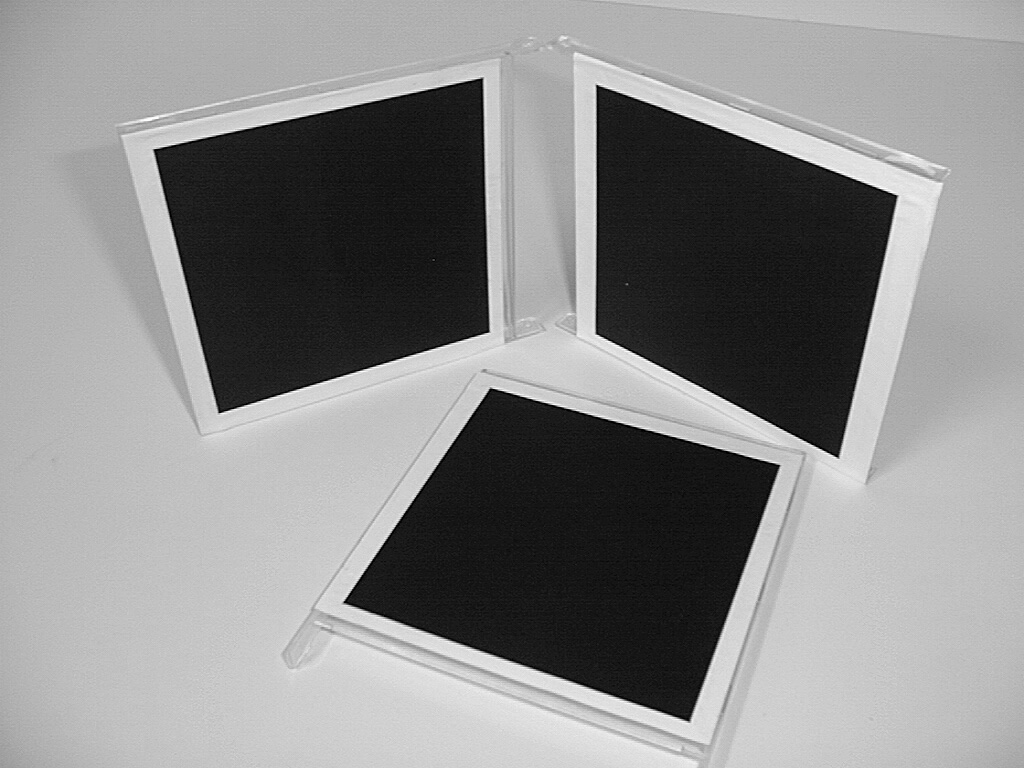
#> input picture HW4/Ori.jpg, 1024 x 768 px, found by its file name
$ jupyter execute DEMO__HW4-M11015Q03.ipynb
#> lines starting #> are read from the running program, lines starting #| are printed output that depends on the picture; after the words box and inside, x2 and y2 are one past the last pixel; in counts of white or black regions, pixels touching at a corner belong together
**NTUST course: Computer Vision and Applications (CI5336701, 2022 Spring)**

Description:

1. Write a program for determining the camera position from ONE given image and a known
structure. You may need to calculate the intrinsic and extrinsic parameters of the camera. No
lens distortion on this image. (choose your tools, ex. C++/C, openCV, Matlab).
2. In this image, there is one cube with 50 mm in length, width and height. The world coordinate
is on a corner and its x, y and z axes are on the edges as shown in the figure.

3. Please manually select 3 squares (rectangles, or known but non-degenerated shapes), then
determine their homography from them (real-dimension to image domain). Based on Zhang’s
method (or IAC), please calculate the intrinsic parameter of the camera.
4. In this assignment, there is NO need to read this image or detect features in your program. You
can use an image editor tool (ex. photoshop, XnView) for picking out the pixel coordinate
then copy text into your program.
5. Deliverable: There are three types of data you should provide:
1) Source code in C++/C or Matlab (or similar program with simple comment), being able to
print out intrinsic parameter.
2) (Optional) Execution file (.exe), if appliable.
3) One page note for showing the points you select in this image.
Please zip all your files, then upload to moodle2 (https://moodle2.ntust.edu.tw/) by due date.
6. Score evaluation:
1. 100% for determining K correctly.
2. Extra 25% bonus for calculating the camera position (relative to world coordinate).
Hint: Camera Position and Ground Truth (for your reference):

Page 2 of 2

The following data are not used in your homework#4. These are ONLY for verifying your result. Please
do NOT use any of these data in your program.
K matrix
892.613403 0.000000 518.500000
0.000000 892.613403 349.000000
0.000000 0.000000 1.000000
RT matrix
-0.346738 0.936377 -0.054507 -15.420745
0.447104 0.113917 -0.887199 4.205203
-0.824543 -0.331996 -0.458157 142.994766

# Ref Answer:
K matrix
892.613403, 0.000000, 518.500000
0.000000, 892.613403, 349.000000
0.000000, 0.000000, 1.000000

RT matrix
-0.346738 0.936377 -0.054507 -15.420745
0.447104 0.113917 -0.887199 4.205203
-0.824543 -0.331996 -0.458157 142.994766

# 讀取來源圖檔集

[cell 1]
from google.colab.patches import cv2_imshow
import numpy as np
import cv2
from google.colab import drive
drive.mount('/content/drive')
Hw4_Image_Ori_Path = '/content/drive/MyDrive/Course/11002/Computer Vision/HW4/Ori.jpg'
Hw4_Image_Result_Path = "/content/drive/MyDrive/Course/11002/Computer Vision/HW4/M11015Q03.jpg"
Ori_Imgae = cv2.imread(Hw4_Image_Ori_Path)
#> Ori_Imgae is the input picture: shape (768, 1024, 3); min 0, max 255, mean 139.1
cv2_imshow(Ori_Imgae)

[cell 2]
Shape_Coner = [[0.,0.],[0.,1.],[1.,1.],[1.,0.]]
Coner_Left = [[152.,149.],[218.,413.],[490.,332.],[482.,77.]]
Coner_Right = [[596.,84.],[596.,334.],[838.,458.],[898.,195.]]
Coner_Bottom = [[490.,387.],[343.,602.],[689.,722.],[780.,465.]]

# [4 lines of commented-out code are left out]

[cell 3]
Coner_Left = [[152,149],[218,413],[490,332],[482,77]]
Coner_Right = [[596,84],[596,334],[838,458],[898,195]]
Coner_Bottom = [[490,387],[343,602],[689,722],[780,465]]

# Center coordinates

# Radius of circle
radius = 2

# Blue color in BGR
color = (0, 0, 255)

# Line thickness of 2 px
thickness = 2

# Using cv2.circle() method
# Draw a circle with blue line borders of thickness of 2 px
#Circle_image = cv2.circle(Ori_Imgae, Coner_Left, radius, color, thickness)
Circle_image = Ori_Imgae
index = 0
for point in Coner_Left:
    Circle_image = cv2.circle(Ori_Imgae, tuple(point), radius, color, thickness)
    cv2.putText(Circle_image, str(index), tuple(point), cv2.FONT_HERSHEY_SIMPLEX,1, color, 1, cv2.LINE_AA)
    index+=1
#> Circle_image: shape (768, 1024, 3); mean B, G, R 139, 139, 139.1
#> after the loop, index = 4

for point in Coner_Right:
    Circle_image = cv2.circle(Ori_Imgae, tuple(point), radius, color, thickness)
    cv2.putText(Circle_image, str(index), tuple(point), cv2.FONT_HERSHEY_SIMPLEX,1, color, 1, cv2.LINE_AA)
    index+=1
#> this loop made 4 passes
#> pass 2, `Circle_image = cv2.circle(Ori_Imgae, tuple(point), radius, color, thic..`:
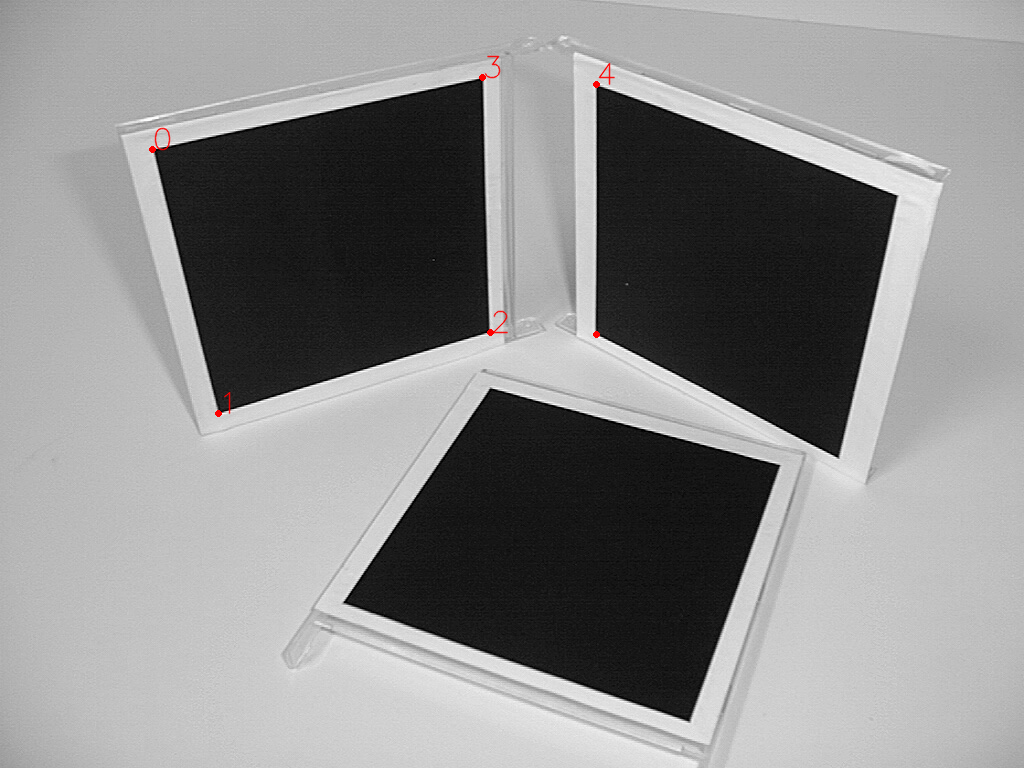
#> Circle_image: shape (768, 1024, 3); mean B, G, R 139, 139, 139.1
#> after the loop: Circle_image: shape (768, 1024, 3); mean B, G, R 138.9, 138.9, 139.2
#> after the loop, index = 8

for point in Coner_Bottom:
    Circle_image = cv2.circle(Ori_Imgae, tuple(point), radius, color, thickness)
    cv2.putText(Circle_image, str(index), tuple(point), cv2.FONT_HERSHEY_SIMPLEX,1, color, 1, cv2.LINE_AA)
    index+=1
#> this loop made 4 passes
#> pass 3, `Circle_image = cv2.circle(Ori_Imgae, tuple(point), radius, color, thic..`:
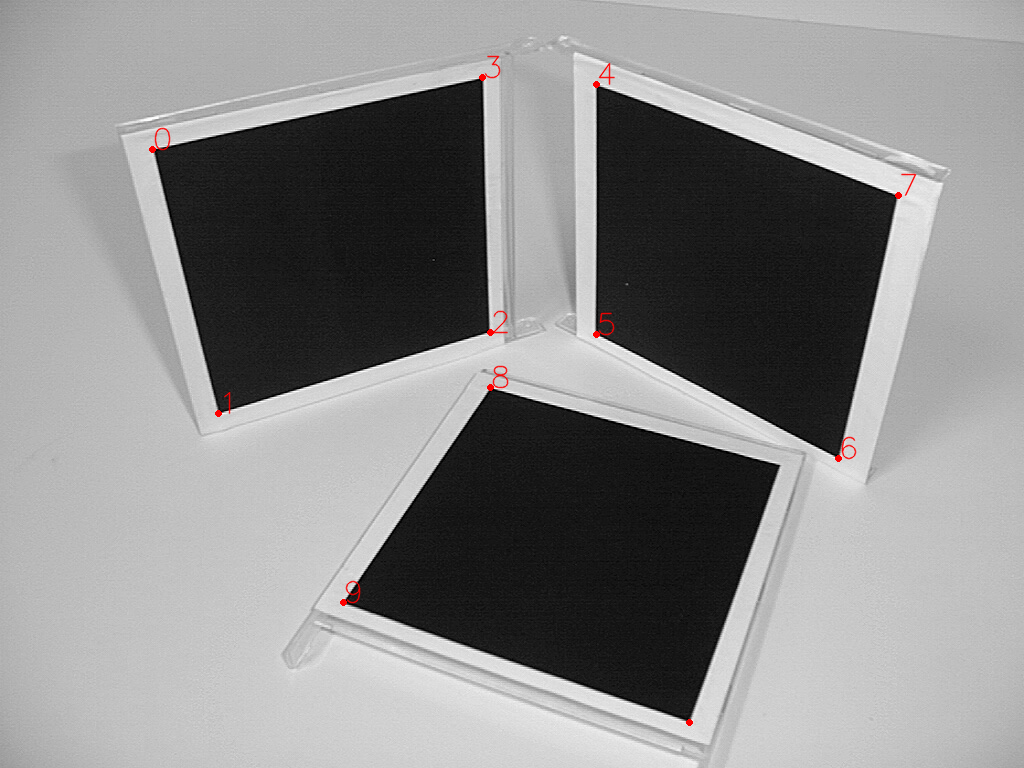
#> Circle_image: shape (768, 1024, 3); mean B, G, R 138.9, 138.9, 139.2
#> after the loop:
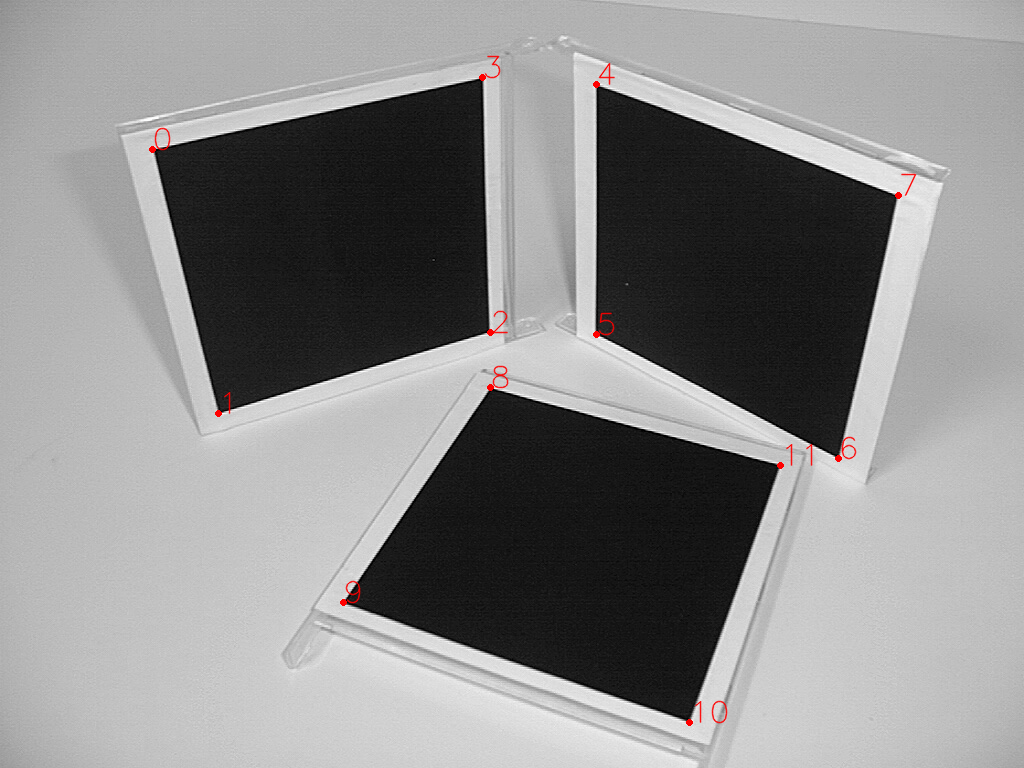
#> Circle_image: shape (768, 1024, 3); 0.06% of pixels changed, all inside (x1, y1, x2, y2) = (695, 444, 813, 724)
#> after the loop, index = 12

# Displaying the image
cv2_imshow(Circle_image)

[cell 4]
def CalCv2Homography(x, xp):
    #透過 OpenCV 計算 Homography 矩陣數值
    #x' = H * X
    HomoMatrix, _ = cv2.findHomography(np.asarray(x), np.asarray(xp))
#> HomoMatrix = [[379.2, 111.8, 152], [-64.14, 350.8, 149], [0.102, 0.21, 1]]
    return HomoMatrix

[cell 5]
ha = CalCv2Homography(Shape_Coner,Coner_Left)
#> ha has the same summary as HomoMatrix in CalCv2Homography
hap = ha.T[0:2]
#> hap = [[379.2, -64.14, 0.102], [111.8, 350.8, 0.21]]
#hap = ha[0:2]
ha,hap
#> Out = ([[379.2, 111.8, 152], [-64.14, 350.8, 149], [0.102, 0.21, 1]], [[379.2, -64.14, 0.102], [111.8, 350.8, 0.21]])

[cell 6]
hb = CalCv2Homography(Shape_Coner,Coner_Right)
#> hb = [[168.3, 125.8, 596], [81.96, 320.5, 84], [-0.149, 0.211, 1]]
hbp = hb.T[0:2]
#> hbp = [[168.3, 81.96, -0.149], [125.8, 320.5, 0.211]]
#hbp = hb[0:2]
hb,hbp
#> Out = ([[168.3, 125.8, 596], [81.96, 320.5, 84], [-0.149, 0.211, 1]], [[168.3, 81.96, -0.149], [125.8, 320.5, 0.211]])

[cell 7]
hc = CalCv2Homography(Shape_Coner,Coner_Bottom)
#> hc = [[229, -209.6, 490], [41.62, 105.2, 387], [-0.0782, -0.182, 1]]
hcp = hc.T[0:2]
#> hcp = [[229, 41.62, -0.0782], [-209.6, 105.2, -0.182]]
#hcp = hc[0:2]
hc, hcp
#> Out = ([[229, -209.6, 490], [41.62, 105.2, 387], [-0.0782, -0.182, 1]], [[229, 41.62, -0.0782], [-209.6, 105.2, -0.182]])

[cell 8]
MergeMatirx = np.asarray([
[hap[0][0]*hap[1][0], (hap[0][0]*hap[1][1]+hap[0][1]*hap[1][0]), (hap[0][0]*hap[1][2]+hap[0][2]*hap[1][0]), hap[0][1]*hap[1][1], (hap[0][1]*hap[1][2]+hap[0][2]*hap[1][1]) , hap[0][2]*hap[1][2]],
[(hap[0][0]**2 - hap[1][0]**2), 2*(hap[0][0]*hap[0][1]-hap[1][0]*hap[1][1]), 2*(hap[0][0]*hap[0][2]-hap[1][0]*hap[1][2]), (hap[0][1]**2 - hap[1][1]**2), 2*(hap[0][1]*hap[0][2]-hap[1][1]*hap[1][2]) , (hap[0][2]**2-hap[1][2]**2)],
[hbp[0][0]*hbp[1][0], (hbp[0][0]*hbp[1][1]+hbp[0][1]*hbp[1][0]), (hbp[0][0]*hbp[1][2]+hbp[0][2]*hbp[1][0]), hbp[0][1]*hbp[1][1], (hbp[0][1]*hbp[1][2]+hbp[0][2]*hbp[1][1]) , hbp[0][2]*hbp[1][2]],
[(hbp[0][0]**2 - hbp[1][0]**2), 2*(hbp[0][0]*hbp[0][1]-hbp[1][0]*hbp[1][1]), 2*(hbp[0][0]*hbp[0][2]-hbp[1][0]*hbp[1][2]), (hbp[0][1]**2 - hbp[1][1]**2), 2*(hbp[0][1]*hbp[0][2]-hbp[1][1]*hbp[1][2]) , (hbp[0][2]**2-hbp[1][2]**2)],
[hcp[0][0]*hcp[1][0], (hcp[0][0]*hcp[1][1]+hcp[0][1]*hcp[1][0]), (hcp[0][0]*hcp[1][2]+hcp[0][2]*hcp[1][0]), hcp[0][1]*hcp[1][1], (hcp[0][1]*hcp[1][2]+hcp[0][2]*hcp[1][1]) , hcp[0][2]*hcp[1][2]],
[(hcp[0][0]**2 - hcp[1][0]**2), 2*(hcp[0][0]*hcp[0][1]-hcp[1][0]*hcp[1][1]), 2*(hcp[0][0]*hcp[0][2]-hcp[1][0]*hcp[1][2]), (hcp[0][1]**2 - hcp[1][1]**2), 2*(hcp[0][1]*hcp[0][2]-hcp[1][1]*hcp[1][2]) , (hcp[0][2]**2-hcp[1][2]**2)],
])
#> MergeMatirx = [[42406.2, 125860.4, 91.14, -22502.1, 22.33, 0.0215], [131286.3, -127110.3, 30.39, -118965.1, -160.6, -0.0338], [21162.3, 64235, 16.78, 26266.7, -30.43, -0.0314], [12498.9, -53025.3, -103.2, -95988.6, -159.7, -0.0223], [-47985.9, 15360.9, -25.37, 4377.2, -15.82, 0.0143], [8506.5, 63143, -112.3, -9330.5, 31.86, -0.0272]]

[cell 9]
MergeMatirx
#> Out has the same summary as MergeMatirx

[cell 10]
u,s,v = np.linalg.svd(MergeMatirx)
#> u = [[0.245, 0.811, 0.16, 0.488, 0.129, -0.0453], [-0.844, 0.315, -0.274, 0.0187, 0.0106, 0.337], [0.207, 0.31, -0.311, -0.297, -0.822, 0.018], [-0.381, 0.0745, 0.763, -0.134, -0.317, -0.386], [0.134, -0.149, 0.434, 0.177, -0.233, 0.828], [0.148, 0.346, 0.177, -0.79, 0.391, 0.224]]; s = [251468.5, 147145.6, 70377, 138.5, 93.2, 0.00144]; v = [[-0.421, 0.728, 7.7e-05, 0.541, 0.000788, 1.34e-07], [0.634, 0.663, 0.000311, -0.398, -0.000274, -1.1e-07], [-0.649, 0.175, -0.00154, -0.741, -0.000937, 9.68e-08], [-0.00117, -9.01e-06, 0.997, -0.00115, 0.075, 0.000333], [-1.42e-05, -0.000227, -0.075, -0.00115, 0.997, 0.000229], [5.82e-07, 1.36e-08, -0.000315, 6.02e-07, -0.000254, 1]]
v = v.T
#> v = [[-0.421, 0.634, -0.649, -0.00117, -1.42e-05, 5.82e-07], [0.728, 0.663, 0.175, -9.01e-06, -0.000227, 1.36e-08], [7.7e-05, 0.000311, -0.00154, 0.997, -0.075, -0.000315], [0.541, -0.398, -0.741, -0.00115, -0.00115, 6.02e-07], [0.000788, -0.000274, -0.000937, 0.075, 0.997, -0.000254], [1.34e-07, -1.1e-07, 9.68e-08, 0.000333, 0.000229, 1]]
#v = np.around(v, decimals=4)
v = np.around(v, decimals=6)
#> v = [[-0.421, 0.634, -0.649, -0.00117, -1.4e-05, 1e-06], [0.728, 0.663, 0.175, -9e-06, -0.000227, 0], [7.7e-05, 0.000311, -0.00154, 0.997, -0.075, -0.000315], [0.541, -0.398, -0.741, -0.00115, -0.00115, 1e-06], [0.000788, -0.000274, -0.000937, 0.075, 0.997, -0.000254], [0, 0, 0, 0.000333, 0.000229, 1]]

w = np.asarray([
[v[0][5],v[1][5],v[2][5]],
[v[1][5],v[3][5],v[4][5]],
[v[2][5],v[4][5],v[5][5]],
])
#> w = [[1e-06, 0, -0.000315], [0, 1e-06, -0.000254], [-0.000315, -0.000254, 1]]
w
#> Out has the same summary as w

[cell 11]
#w = w*(10**6)
#np.linalg.det(w)
np.linalg.inv(w)
#> Out = [[1118653.4, 95676.1, 376.7], [95676.1, 1077148.3, 303.7], [376.7, 303.7, 1.2]]
#nw = np.linalg.inv(w)
#np.linalg.inv(w)[1]

[cell 12]
#inw = np.linalg.inv(w)*(10**6)
inw = np.linalg.inv(w)
#> inw has the same summary as Out
normalizeByValue = inw[2][2]
#> normalizeByValue = 1.2
Old = inw
#> Old has the same summary as Out
inw = (inw / normalizeByValue)
#> inw = [[935484, 80010, 315], [80010, 900775, 254], [315, 254, 1]]
w, Old, inw, normalizeByValue
#> Out = ([[1e-06, 0, -0.000315], [0, 1e-06, -0.000254], [-0.000315, -0.000254, 1]], [[1118653.4, 95676.1, 376.7], [95676.1, 1077148.3, 303.7], [376.7, 303.7, 1.2]], [[935484, 80010, 315], [80010, 900775, 254], [315, 254, 1]], 1.2)

[cell 13]
import math

c = inw[0][2]
#> c = 315
e = inw[1][2]
#> e = 254
d = math.sqrt(abs(inw[1][1] - e**2))
#> d = 914.5
b = (inw[0][1] - c*e)/d
#> b = 3.18e-14
a = math.sqrt(abs(inw[0][0]-b**2-c**2))
#> a = 914.5
c, e, d, b, a, inw[2][2]

K = [
[a,b,c],
[0,d,e],
[0,0,inw[2][2]]
]
#> K = [[914.5, 3.18e-14, 315], [0, 914.5, 254], [0, 0, 1]]
K
#> Out has the same summary as K

[cell 14]
#K = np.asarray(K)
K
#> Out has the same summary as K
